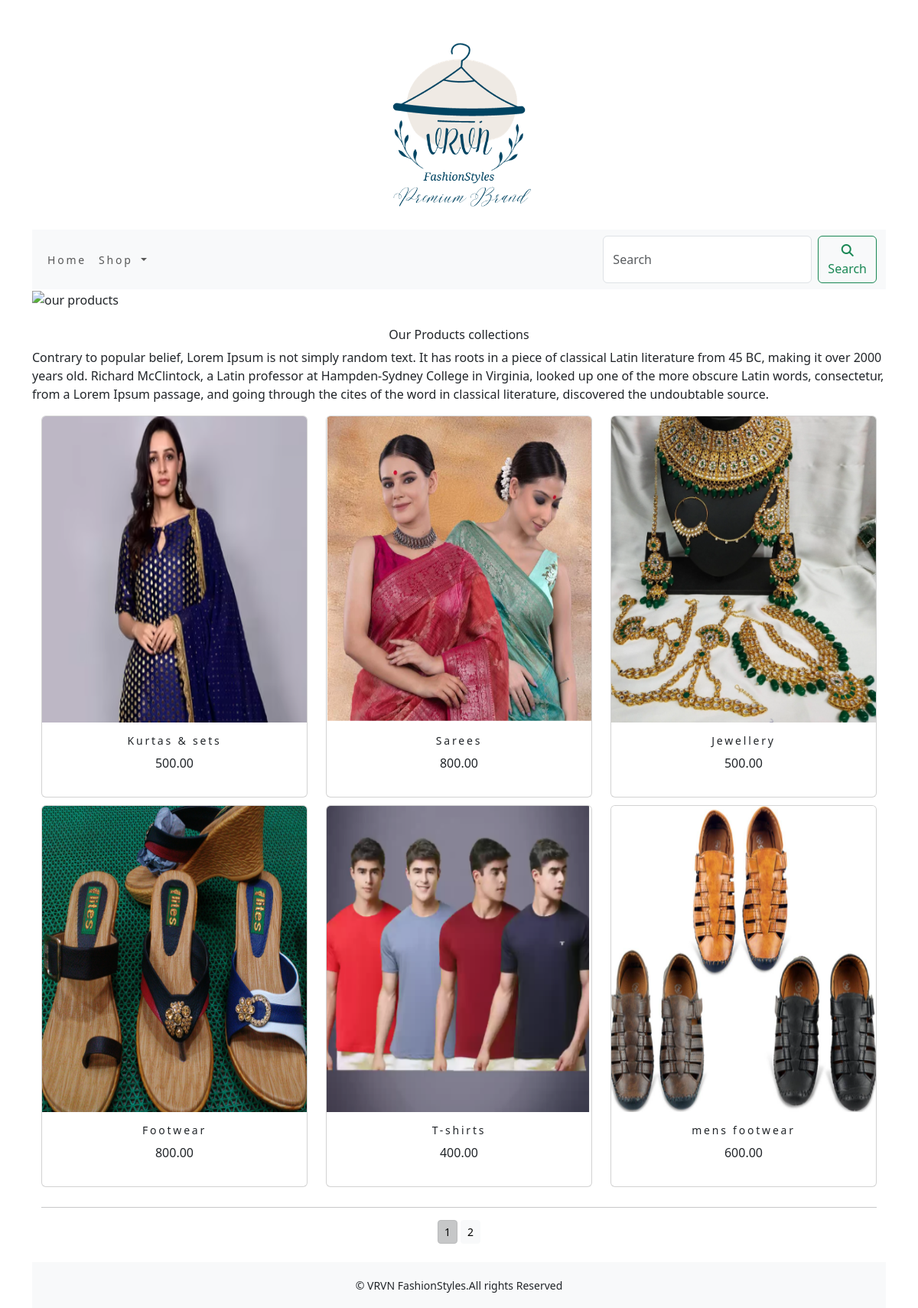
The app's page /shop/ with its own data.
### shop/models.py (models this page shows, shortened)
class Product(models.Model):
    name=models.CharField(max_length=250,unique=True)
    slug = models.SlugField(max_length=250, unique=True)
    description=models.TextField(blank=True)
    price=models.DecimalField(max_digits=1000,decimal_places=2)
    category=models.ForeignKey(Category,on_delete=models.CASCADE)
    image=models.ImageField(upload_to='product',blank=True)
    stock=models.IntegerField()
    available=models.BooleanField(default=True)
    created=models.DateTimeField(auto_now_add=True)
    updated=models.DateTimeField(auto_now=True)
    class meta:
        ordering = ('name',)
        verbose_name = 'product'
        verbose_name_plural = 'products'
    def get_url(self):
        return reverse('shop:prodCatdetail',args=[self.category.slug,self.slug])

### shop/views.py (the view)
# urls.py: path('',views.allProdCat,name='allProdCat'),
def allProdCat(request,c_slug=None):
    c_page=None
    products_list=None
    if c_slug!=None:
        c_page=get_object_or_404(Category,slug=c_slug)
        products_list=Product.objects.all().filter(category=c_page,available=True)
    else:
        products_list=Product.objects.all().filter(available=True)
    paginator=Paginator(products_list,6)
    try:
        page=int(request.GET.get('page','1'))
    except:
        page=1
    try:
        products=paginator.page(page)
    except(EmptyPage,InvalidPage):
        products=paginator.page(paginator.num_pages)
    return render(request,"category.html",{'category':c_page,'products':products})

### cart/context_processors.py (called while the page is built)
def counter(request):
    item_count=0
    if 'admin' in request.path:
        return {}
    else:
        try:
            cart=Cart.objects.filter(cart_id=_cart_id(request))
            car_item=CartItem.objects.all().filter(cart=cart[:1])
            for cart_item in car_item:
                item_count += cart_item.quantity
        except Cart.DoesNotExist:
            item_count=0
    return  dict(item_count=item_count)

### cart/views.py (called while the page is built)
def _cart_id(request):
    cart=request.session.session_key
    if not cart:
        cart=request.session.create()
    return cart

### shop/context_processors.py (called while the page is built)
def menu_links(request):
    links=Category.objects.all()
    return dict(links=links)

### shop/models.py (called while the page is built)
    def get_url(self):
        return reverse('shop:products_by_category',args=[self.slug])

### template/category.html (shortened to what this page needs)
{% extends 'base.html' %}
{% load static %}
{% block content %}
<div class="mx_auto">
    {% if category %}
        <img class="my_image" src="{{category.image.url}}" alt="{{category.name}}">
</div>
    <br>
<div>
        <h1 class="text-center my_title">{{category.name}}</h1>
        <p class="text-justify">{{category.description}}</p>
</div>
    {% else %}
<div>
    <img src="{% static 'img/banner.png' %}" alt="our products" width="1400" height="500">
</div>
<br>
<div>
    <h1 class="text-center my_title">Our Products collections</h1>
    <p class="text_justify">Contrary to popular belief, Lorem Ipsum is not simply random text. It has roots in a piece of classical Latin literature from 45 BC, making it over 2000 years old. Richard McClintock, a Latin professor at Hampden-Sydney College in Virginia, looked up one of the more obscure Latin words, consectetur, from a Lorem Ipsum passage, and going through the cites of the word in classical literature, discovered the undoubtable source.</p>
</div>
    {% endif %}
<div class="container">
    <div class="row mx_auto">
        {% for product in products.object_list %}
        <div class="my_bottom_margin col-9 col-sm-12 col-md-4 col-md-12 col-lg-4">
            <div class="card text-center" style="min-width:18rem;">
                <a href="{{product.get_url}}"><img class="card-img-top" src="{{product.image.url}}" alt="{{ product.name }}" width="400" height="400"></a>
            <div class="card-body">
                <h4>{{product.name}}</h4>
                <p>{{product.price}}</p>
            </div>
            </div>
        </div>
        {% endfor %}
    </div>
    <div class="mx-auto">
        {% if products.paginator.num_pages > 1 %}
        <hr>
        <div class="text-center">
            {% for pg in products.paginator.page_range %}
                <a href="?page={{pg}}" class="btn btn-light btn-sm {% if products.number == pg %} active {% endif %}"}>{{pg}}</a>
            {% endfor %}
        </div>
        {% endif %}
    </div>
    <br>
</div>
{% endblock %}

### template/base.html (shortened to what this page needs)
{% load static %}
<!DOCTYPE html>
<html lang="en">
<head>
    <link rel="stylesheet" href="{% static 'css/custom.css' %}">
    <link href="{% static 'css/bootstrap.min.css' %}" rel="stylesheet">
</head>
<body>
<div class="container">
{% include 'header.html' %}
{% include 'navbar.html' %}
{% block content %}
{% endblock %}
</div>
{% include 'footer.html' %}
</body>
</html>

### template/header.html
{% load static %}
<header>
    <center>
        <a href="{% url 'shop:allProdCat' %}"></a> <img src="{% static 'img/logo.png' %}" alt="logimage" width="300" height="300">
    </center>
</header>

### template/navbar.html (shortened to what this page needs)
<nav class="navbar navbar-expand-lg bg-body-tertiary">
  <div class="container-fluid">
    <div class="collapse navbar-collapse" id="navbarSupportedContent">
      <ul class="navbar-nav me-auto mb-2 mb-lg-0">
        <li class="nav-item">
          <a class="nav-link" href="#">Home</a>
        </li>
        <li class="nav-item dropdown {% if 'shop' in request.path %} active {% endif %}">
          <a class="nav-link dropdown-toggle" href="#" role="button" data-bs-toggle="dropdown" aria-expanded="false">
            Shop
          </a>
        </li>
      </ul>
      <form class="d-flex" action="{% url 'search_app:SearchResult' %}" method="get" role="search">
        <input class="form-control me-2" type="search" placeholder="Search" name="q" aria-label="Search">
        <button class="btn btn-outline-success" type="submit"><i class="fa-solid fa-magnifying-glass"></i>Search</button>
      </form>
    </div>
  </div>
</nav>

### template/footer.html
<div class="footer navbar-fixed-bottom my_footer">
    <p class="text-center"> &copy; VRVN FashionStyles.All rights Reserved</p>
</div>

### static/css/custom.css (style rules this page uses)
.nav-item { letter-spacing : .2em; font-size :14px; text_transform :uppercase; }
.my_footer { background-color:#f8f9fa; height:60px; }
.my_footer p { padding-top :20px; font-size :14px; }
.my_title { font-size:16px; text_transform:uppercase; letter spacing:.2em; }
.my_bottom_margin { margin-bottom: 10px; }
.card-body h4 { font-size:14px; text_transform:uppercase; letter-spacing:.2em }

### records on screen
Product: image (picture), name "Kurtas & sets", price "500.00"
Product: image (picture), name "Sarees", price "800.00"
Product: image (picture), name "Jewellery", price "500.00"
Product: image (picture), name "Footwear", price "800.00"
Product: image (picture), name "T-shirts", price "400.00"
Product: image (picture), name "mens footwear", price "600.00"

### other values on screen
{{ pg }} "1" "2"
